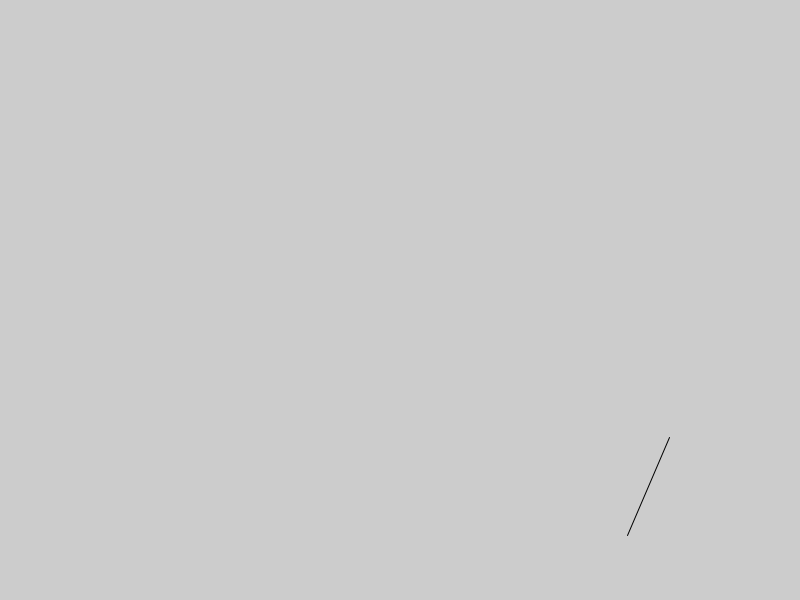
Frame 1 (no input)
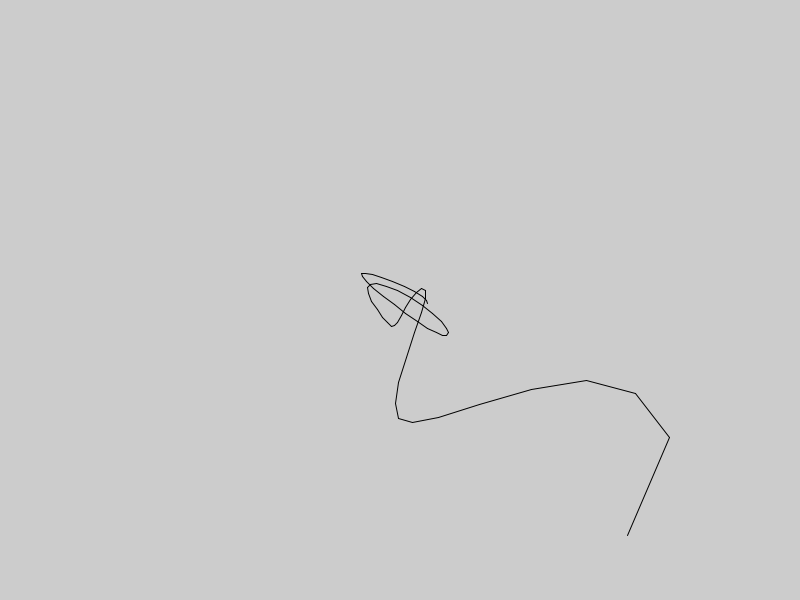
Frame 60 (the mouse pressed at the canvas centre just before this capture)
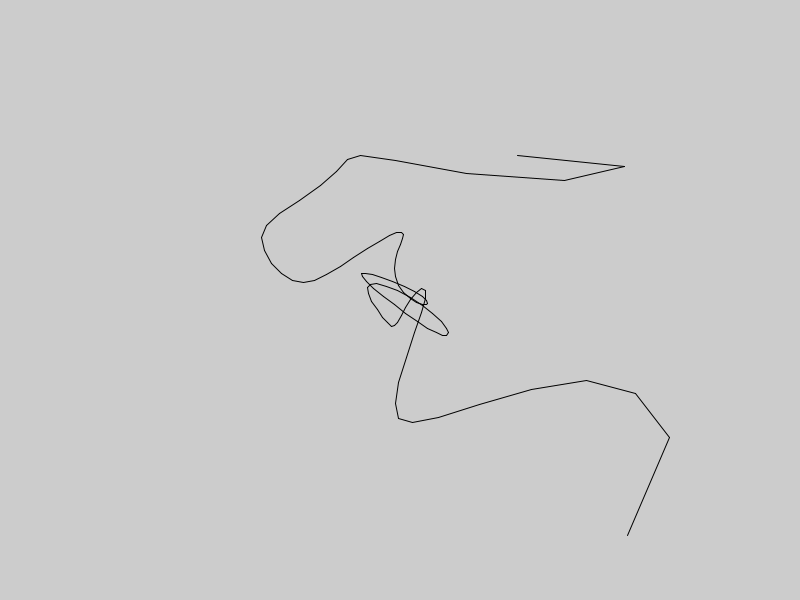
Frame 120 (the mouse held since frame 60 and released just before this capture)

The Processing sketch that drew these frames (run headless with seeded random() and noise(); from frame 60 on, the mouse is pressed at the canvas centre):

// Processing sketch: bezier4
// ── bezier4.pde
float t = 0;
int r = 1;
ArrayList points = new ArrayList();
float ratio1 = 0, ratio2 = 1;
Point prevPoint;
boolean run = true;

class Point {
  float x, y;
  
  Point(float tx, float ty) {
    x = tx;
    y = ty;
  }
  
  void draw() {
    fill(255, 97, 100);
    ellipse(x, y, 2*r, 2*r);
  }
  
  Boolean selected() {
    float d = sqrt((x-mouseX)*(x-mouseX) + (y-mouseY)*(y-mouseY));
    if (d<r) {
      return true;
    } else {
      return false;
    }
  }
}

Point ratioDivider(Point p1, Point p2) {
  float x = (ratio1*p1.x+ratio2*p2.x)/(ratio1+ratio2);
  float y = (ratio1*p1.y+ratio2*p2.y)/(ratio1+ratio2);
  return new Point(x, y);
}

ArrayList generateMidpoints(ArrayList set) {
  ArrayList nList = new ArrayList();
  for (int x=0;x<set.size()-1;x++) {
    nList.add(ratioDivider((Point) set.get(x), (Point) set.get(x+1)));
  }
  return nList;
}

void connectPoints(ArrayList set) {
  if (set.size()==1) {
    Point p = (Point) set.get(0);
    p.draw();
  } 
    for (int p=0; p<set.size()-1; p++) {
      Point t1 = (Point) set.get(p);
      Point t2 = (Point) set.get(p+1);
      t1.draw();
      line(t1.x, t1.y, t2.x, t2.y);
      if (p==set.size()-2) {
        t2.draw();
      }
    }
  
}

void makeBezierCurve(ArrayList set) {
  ArrayList newPoints = new ArrayList();
  newPoints.add(set);
  for (int i=0;i<set.size();i++) {
    newPoints.add(generateMidpoints((ArrayList) newPoints.get(i)));
  }
  
  ArrayList temp = (ArrayList) newPoints.get(set.size()-1);
  Point curPoint = (Point) temp.get(0);
  line(prevPoint.x, prevPoint.y, curPoint.x, curPoint.y);
  prevPoint = curPoint;
}

void setup() {
  size(800, 600);
  strokeWeight(1);
  for (int x=0;x<100;x++) {
    points.add(new Point(random(width), random(height)));
  }
  prevPoint = (Point) points.get(points.size()-1);
  
}

void draw() {
  
  if (run) {
    t = t+0.01;
  }
  if (t>1) {
    t = t%1;
    run = false;
  }
  
  ratio1=t;
  ratio2=1-t;
  
  if (run) {
    makeBezierCurve(points);
  }
}

void mousePressed() {
  background(255);
  points.add(new Point(mouseX, mouseY));
}

void keyPressed() {
  
  if (key == 'p') {
    println(points.size());
  }
}
